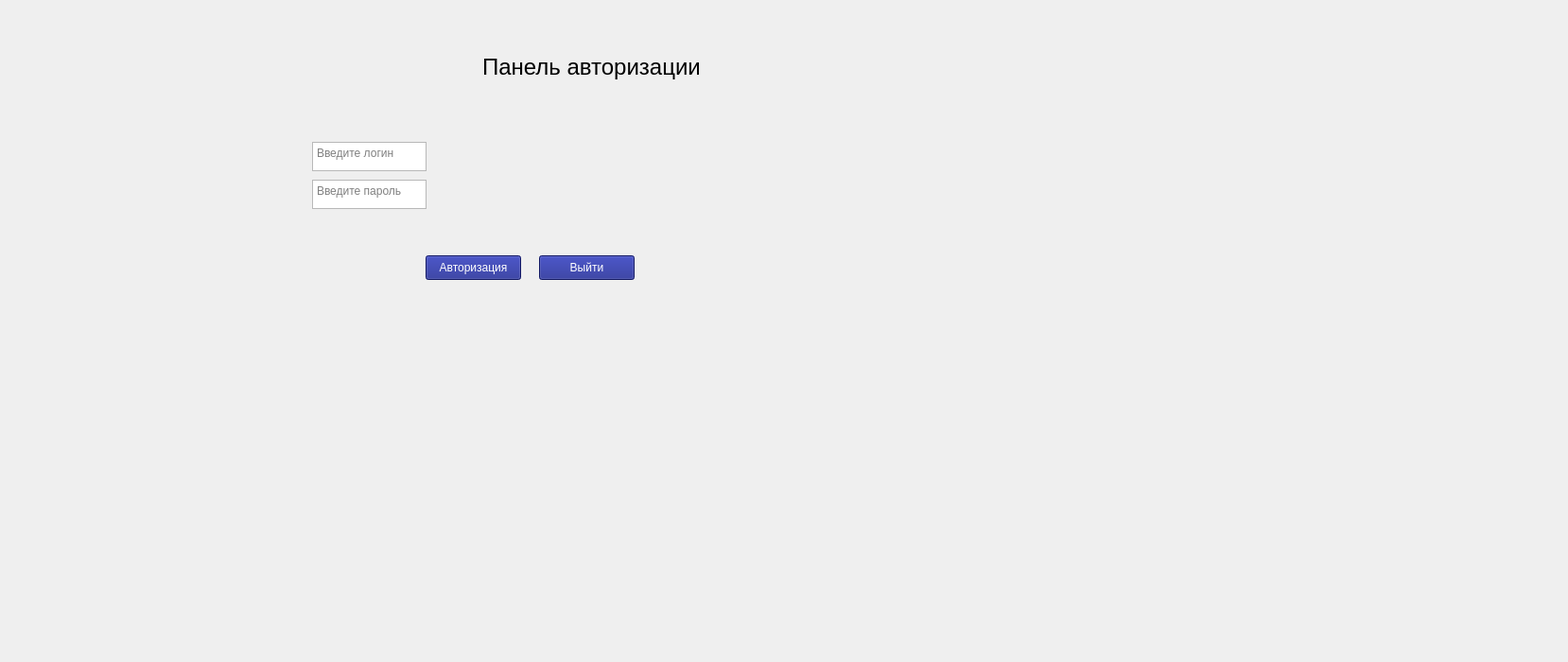
<?xml version="1.0" encoding="UTF-8"?>
<ui version="4.0">
 <class>Widget</class>
 <widget class="QWidget" name="Widget">
  <property name="geometry">
   <rect>
    <x>0</x>
    <y>0</y>
    <width>1658</width>
    <height>700</height>
   </rect>
  </property>
  <property name="windowTitle">
   <string>Widget</string>
  </property>
  <widget class="QPushButton" name="pushButton">
   <property name="geometry">
    <rect>
     <x>450</x>
     <y>270</y>
     <width>101</width>
     <height>26</height>
    </rect>
   </property>
   <property name="styleSheet">
    <string notr="true">color: rgb(255, 255, 255);
background-color: rgb(24, 32, 139);</string>
   </property>
   <property name="text">
    <string>Авторизация</string>
   </property>
  </widget>
  <widget class="QTextEdit" name="textEdit">
   <property name="geometry">
    <rect>
     <x>330</x>
     <y>190</y>
     <width>121</width>
     <height>31</height>
    </rect>
   </property>
   <property name="placeholderText">
    <string>Введите пароль</string>
   </property>
  </widget>
  <widget class="QTextEdit" name="textEdit_2">
   <property name="geometry">
    <rect>
     <x>330</x>
     <y>150</y>
     <width>121</width>
     <height>31</height>
    </rect>
   </property>
   <property name="placeholderText">
    <string>Введите логин</string>
   </property>
  </widget>
  <widget class="QLabel" name="label">
   <property name="geometry">
    <rect>
     <x>510</x>
     <y>50</y>
     <width>261</width>
     <height>41</height>
    </rect>
   </property>
   <property name="font">
    <font>
     <pointsize>18</pointsize>
    </font>
   </property>
   <property name="text">
    <string>Панель авторизации</string>
   </property>
  </widget>
  <widget class="QPushButton" name="pushButton_2">
   <property name="geometry">
    <rect>
     <x>570</x>
     <y>270</y>
     <width>101</width>
     <height>26</height>
    </rect>
   </property>
   <property name="styleSheet">
    <string notr="true">color: rgb(255, 255, 255);
background-color: rgb(24, 32, 139);</string>
   </property>
   <property name="text">
    <string>Выйти</string>
   </property>
  </widget>
 </widget>
 <resources/>
 <connections/>
</ui>
